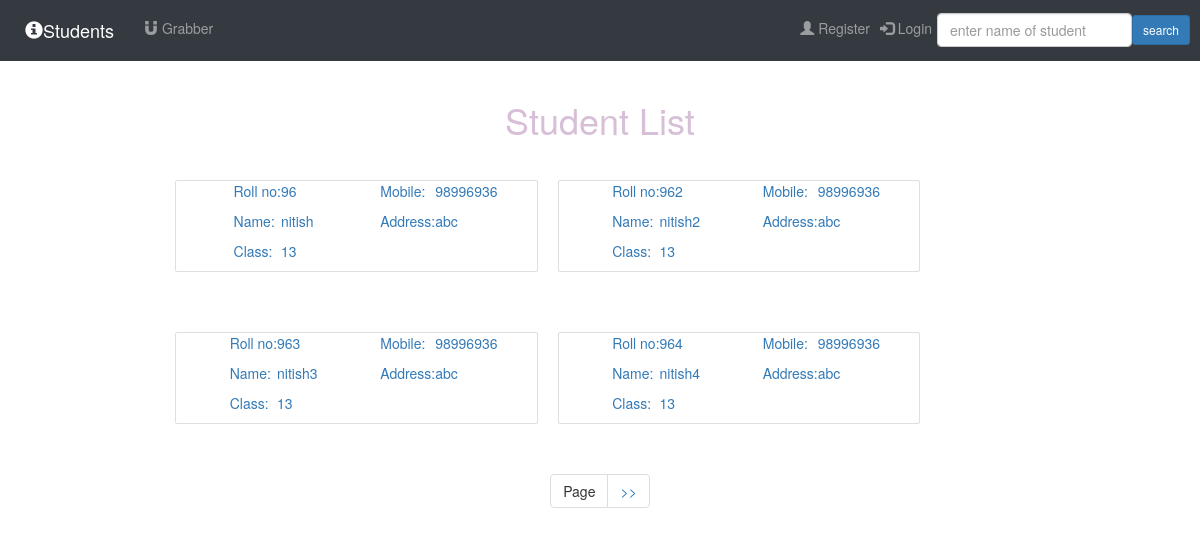
Before: / with the older database file.
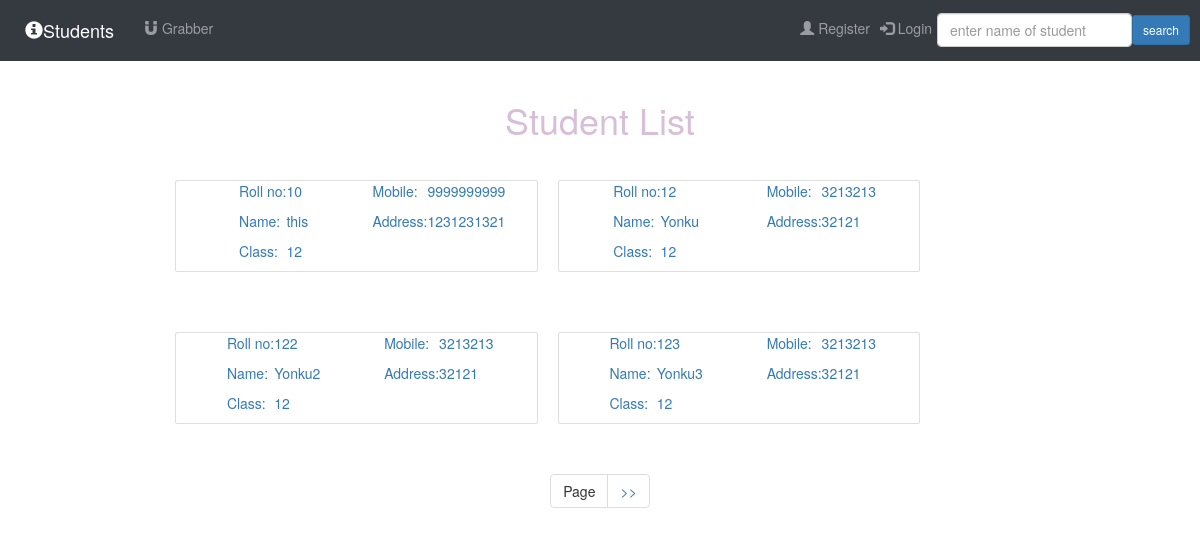
After: the same page with the newer database file.
### Students/models.py (models this page shows, shortened)
class Student(models.Model):
    roll_no =  models.IntegerField(primary_key=True)
    name    =  models.CharField(max_length=120)
    cls   =   models.CharField(max_length=12)
    mobile  =  models.CharField(max_length=10)
    address =   models.CharField(max_length=400)

### Students/views.py (the view)
# urls.py: path('',home.as_view(),name="home"),
class home(ListView):
    template_name = 'Students/home.html'
    paginate_by = 4
    def get(self, request, *args, **kwargs):
        self.object = Student.objects.all()
        return super().get(request, *args, **kwargs)
    def get_context_data(self, **kwargs):
        context = super().get_context_data(**kwargs)
        context['students'] = Student.objects.all()
        return context
    def get_queryset(self):
        return self.object.all()

### Templates/Students/home.html (shortened to what this page needs)
{% extends 'base.html' %}
{% load static %}
{% block content %}
<span>
    <center class="container"><h1 style="color: thistle;margin-top: 100px;">Student List</h1></center>
</span>
<center>
    <div class="container-fluid px-0 py-0 mx-0 my-0" style="width: 70vw;" >
        <div class="row">
        {% for student in object_list %}
        <div class="col-md-5 container card mx-3 my-5">
            <a href="{% url 'Students:detail' roll=student.roll_no %}">
                <div class="col-md-6">
                        <table>
                            <tr>
                                <td>
                                    <p>Roll no:</p>
                                </td>
                                <td>
                                    <p>{{student.roll_no}}</p>
                                </td>
                            </tr>
                            <tr>
                                <td>
                                    <p>Name:</p>
                                </td>
                                <td>
                                    <p>{{student.name}}</p>
                                </td>
                            </tr>
                            <tr>
                                <td>
                                    <p>Class:</p>
                                </td>
                                <td>
                                    <p>{{student.cls}}</p>
                                </td>
                            </tr>
                        </table>
                    </div>
                    <div class="col-md-6">
                        <table>
                            <tr>
                                <td>
                                    <p>Mobile:</p>
                                </td>
                                <td>
                                    <p>{{student.mobile}}</p>
                                </td>
                            </tr>
                            <tr>
                                <td>
                                    <p>Address:</p>
                                </td>
                                <td>
                                    <p>{{student.address}}</p>
                                </td>
                            </tr>
                        </table>
                    </div>
                </a>
            </div>
            {% endfor %}
        </div>
        <center>
            {% if students|length !=  0 %}
            {% if is_paginated %}
            <ul class="pagination">
                <li><a >Page</a></li>
                {% if page_obj.has_next %}
                <li><a href="?page={{page_obj.next_page_number}}">>></a></li>
                {% endif %}
            </ul>
            {% endif %}
            {% else %}
            <a href="{% url 'Students:home' %}" class="btn btn-danger">Home page</a>
            {% endif %}
        </center>
    </div>
</center>
    {% endblock %}

### Templates/base.html (shortened to what this page needs)
{% load static %}
<!DOCTYPE html>
<html>
  <head>
      <link rel="stylesheet" href="https://stackpath.bootstrapcdn.com/bootstrap/4.1.3/css/bootstrap.min.css">
      <link href="//maxcdn.bootstrapcdn.com/bootstrap/4.0.0/css/bootstrap.min.css" rel="stylesheet" id="bootstrap-css">
      <link rel="stylesheet" href="https://cdnjs.cloudflare.com/ajax/libs/jquery-confirm/3.3.2/jquery-confirm.min.css">
      <link rel="stylesheet" href="https://maxcdn.bootstrapcdn.com/bootstrap/3.3.7/css/bootstrap.min.css">
      <link rel="stylesheet" href="https://pro.fontawesome.com/releases/v5.10.0/css/all.css"/>
  </head>
  <body>
    {% include 'navbar.html' %}
    <div class="container-fluid">
      {% block content %}
      {% endblock %}
    </div>
    </body>
</html>

### Templates/navbar.html (shortened to what this page needs)
<nav class="navbar-expand-sm navbar sticky-top navbar navbar-dark bg-dark navbar-fixed-top navbar-inner-sm fancyfonts" role="banner">
    <a class="navbar-brand" href="{% url 'Students:home' %}"><span class=" glyphicon glyphicon-info-sign"></span>Students</a>
        <div class="collapse navbar-collapse" id="navbarNavDropdown">
          <div class="navbar-nav nav navbar-left" >
            <a href="{% url 'linksgrab:links' %}" class="nav-item nav-link"><span class="glyphicon glyphicon-magnet"></span> Grabber </a></li>
        </div>
            <div class="navbar-nav" style="float: right;">
              {% if user.is_authenticated %}
              <div class="nav-item dropdown">
                <a class="dropdown-toggle nav-link " role="button" href="#" id="navbarDropdownMenuLink" data-toggle="dropdown">
                  <b>{{user.username}}</b>
                </a>
                <ul class="dropdown-menu dropdown-menu-dark" aria-labelledby="navbarDropdownMenuLink">
                  <li>
                    <a class="dropdown-item glyphicon glyphicon-pencil" href="{% url 'accounts:user_detail' %}" style="color: gray;"> My Profile</a>
                  </li>
                  <li>
                    <a class="dropdown-item glyphicon glyphicon-pencil" style="color: gray;" href="{% url 'Students:create' %}"> Add Student</a>
                  </li>
                  <li>
                    <a class="dropdown-item glyphicon glyphicon-log-out" style="color: gray;" href="{% url 'accounts:logout' %}"> Logout</a>
                  </li>
                </ul>
              </div>
            {% else %}
              <a href="{% url 'accounts:register' %}" class="nav-item nav-link"><span class="glyphicon glyphicon-user"></span> Register </a></li>
              <a href="{% url 'accounts:login' %}" class="nav-item nav-link"><span class="glyphicon glyphicon-log-in"></span> Login </a></li>
            {% endif %}
             <form class="form-inline ml-auto" action="{% url 'Students:search' %}" method="get">
                <input class="form-control mr-sm" type="text" name="q" id="search" value='{{request.GET.q}}' placeholder="enter name of student"/>
                <button class="btn btn-primary btn-sm" type="submit">search</button>
            </form>
          </div>
        </div>
  </nav>

### Templates/base.html (style rules this page uses)
body { background-image: url('https://images.pexels.com/photos/5211430/pexels-photo-5211430.jpeg'); -webkit-background-size: cover; -moz-background-size: cover; -o-background-size: cover; background-size: cover; }

Changed rows visible on the page:
removed Student: roll_no "96", name "nitish", cls "13", mobile "98996936", address "abc"
removed Student: roll_no "962", name "nitish2", cls "13", mobile "98996936", address "abc"
removed Student: roll_no "963", name "nitish3", cls "13", mobile "98996936", address "abc"
removed Student: roll_no "964", name "nitish4", cls "13", mobile "98996936", address "abc"
added Student: roll_no "10", name "this", cls "12", mobile "9999999999", address "1231231321"
added Student: roll_no "12", name "Yonku", cls "12", mobile "3213213", address "32121"
added Student: roll_no "122", name "Yonku2", cls "12", mobile "3213213", address "32121"
added Student: roll_no "123", name "Yonku3", cls "12", mobile "3213213", address "32121"
